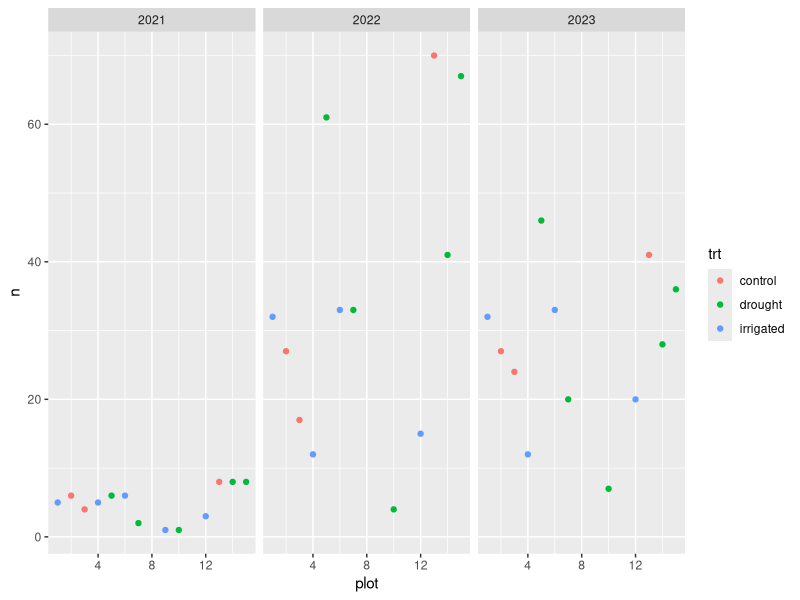
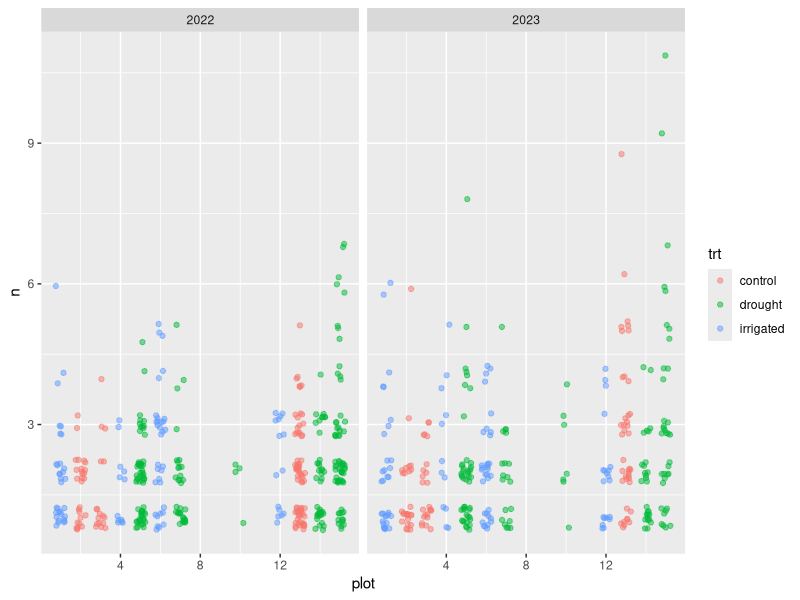
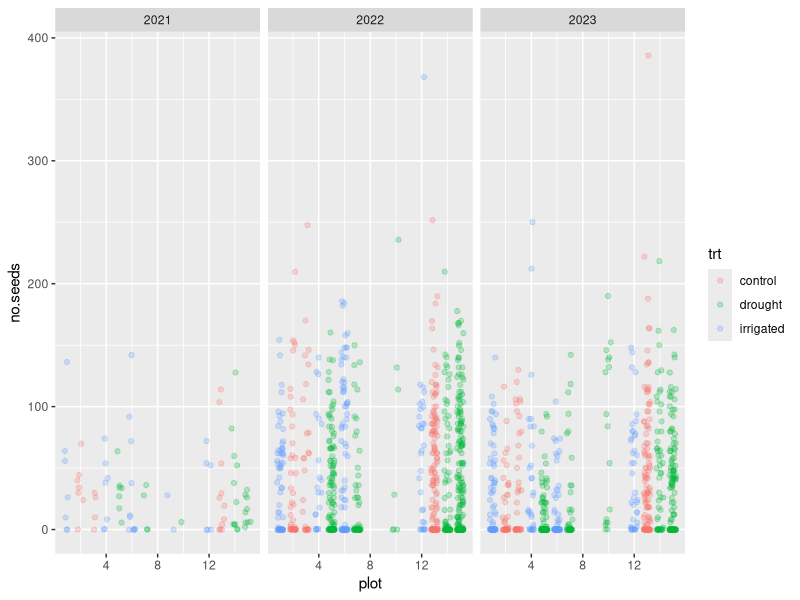
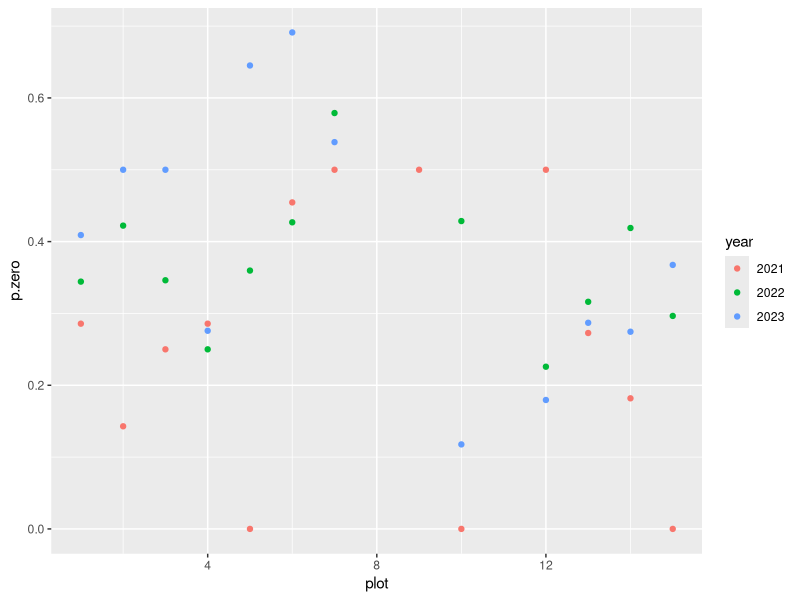
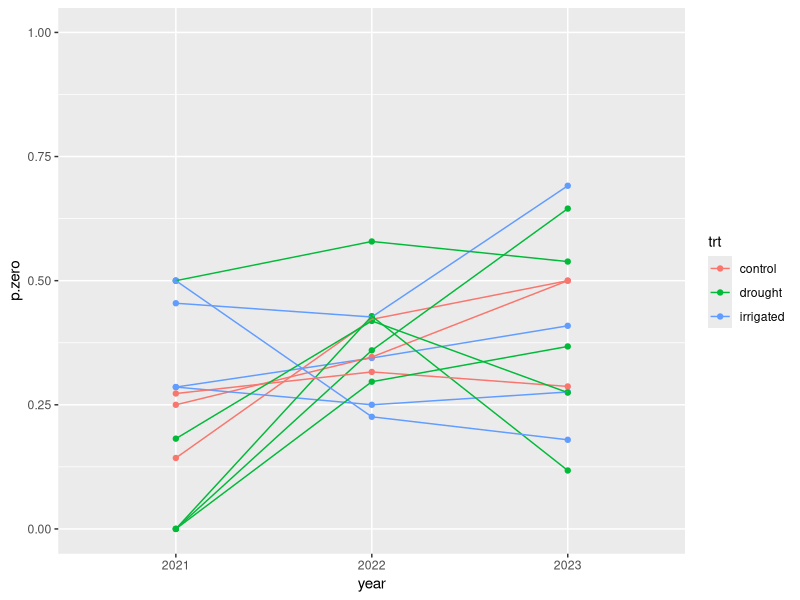
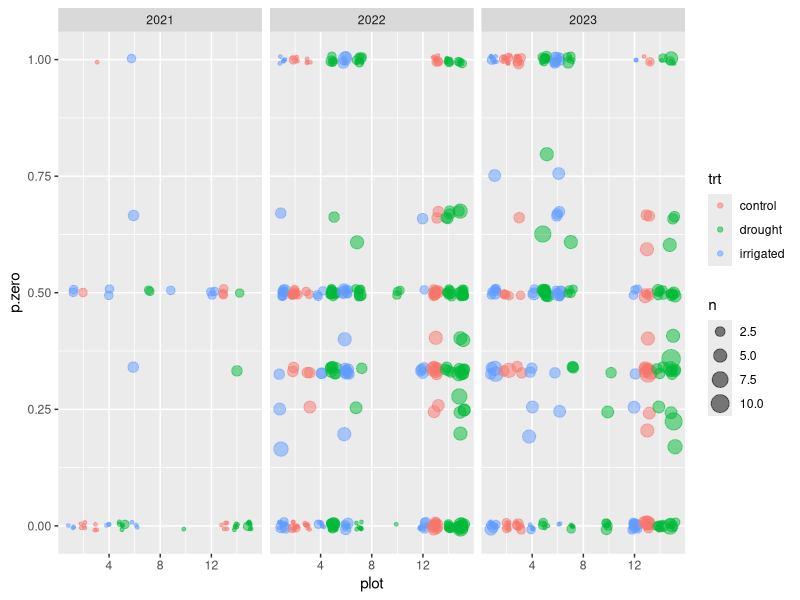
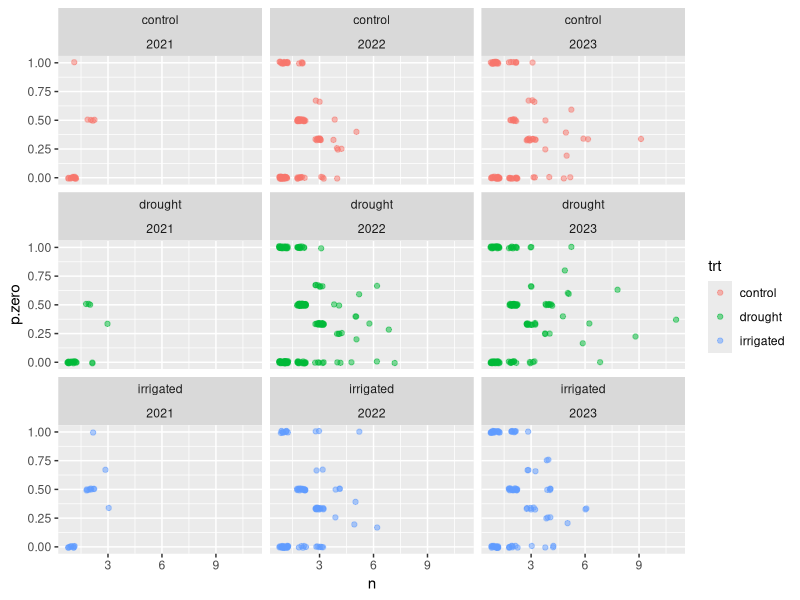
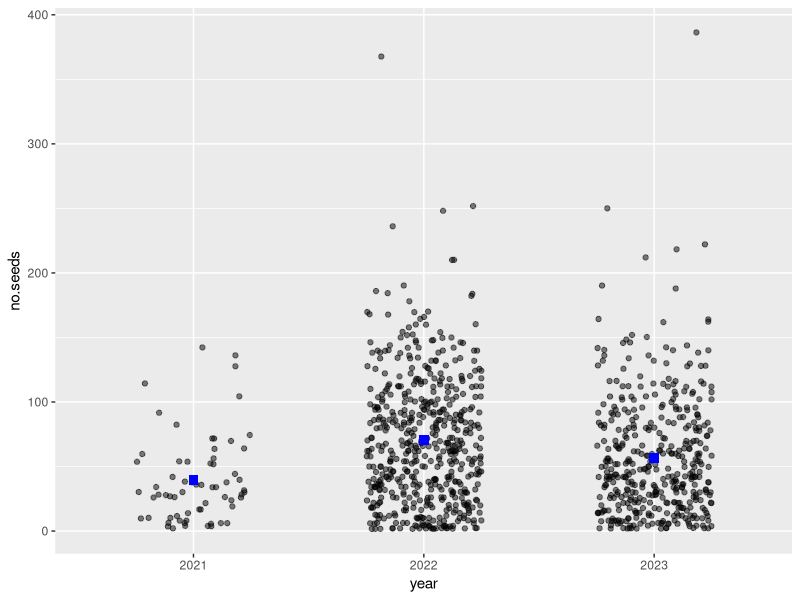

Write R code to recreate these figures, in order. (Note: this script raises an error after producing the figures.)

##### Setup

# Loading packages
library(ggplot2)
library(dplyr)
library(tidyr)
library(lme4)
library(glmmTMB)

# This message is super annoying and I hate it
options(dplyr.summarise.inform = FALSE)

# Clearing namespace
rm(list = ls())

# Load in raw data
demo.seed = read.csv('01_data_cleaning/out/demo_seed_v1.csv')

head(demo.seed)

# Load in plot info
plot.info = read.csv('00_raw_data/plot_treatments.csv')

# Load in an invlogit wrapper
ilogit = function(x) (1+exp(-x))^(-1)

##### Do cleaning as needed

### Main concern is plantids (for getting individual plants...)

demo.seed %>% 
  distinct(plantid.seed, plantid.demo) %>% 
  group_by(ids.match = plantid.seed == plantid.demo) %>%
  summarise(n = n())
# yes... matching is unbelievably poor

# Actually this is probably not a problem... I trust the demoIDs
# (demoIDs should be identical across years)

### Other thing is what to do about plants that were listed as not flowering...
demo.seed %>%
  filter(!flowering.in.demo)
# ah good - it's a small number
# okay - most of these are dead, eaten, etc. umbels
# I say ignore them

demo.seed = demo.seed %>% filter(flowering.in.demo)
nrow(demo.seed)

### Guess I should also check for NAs

apply(demo.seed, 2, function(x) sum(is.na(x)))
# This is good actually! Number of leaves and leaf length numbers are small!
# Can exclude these maybe on a case-by-case basis for now.

# While here let's also merge in treatment data
demo.seed = merge(demo.seed, plot.info)

##### Assessments

### How often to plants appear in multiple years?

demo.seed %>%
  group_by(plantid.demo) %>%
  summarise(n.years = length(unique(year))) %>%
  group_by(n.years) %>%
  summarise(nn = n())
# okay - some plants appearing multiple times
# (would be good to look at variation in these - are they iid?)

##### Some visualizations, first

### Number of plants per plot per year

demo.seed %>%
  distinct(year, plot, trt, plantid.demo) %>%
  group_by(year, plot, trt) %>%
  summarise(n = n()) %>%
  ggplot(aes(x = plot, y = n, colour = trt)) +
  geom_point() +
  facet_wrap(~ year)

# Ah right - sampling effort was low in 2021

### Number of umbels counted per plant, per plot?

# We probably only want this for 2022-2023
demo.seed %>%
  filter(year > 2021) %>%
  group_by(year = factor(year), plot, plantid.demo, trt) %>%
  summarise(n = n()) %>%
  ggplot(aes(x = plot, y = n, colour = trt)) +
  geom_point(position = position_jitter(width = 0.25, height = 0.25), alpha = 0.5) +
  facet_wrap(~ year, nrow = 1)

# Seems like we have multiple umbels for the majority of plants in here (good)

### Okay... time to look at the distribution of seed counts
# (there will be tons of zeros due to death or florivory)

demo.seed %>%
  mutate(year = factor(year)) %>%
  ggplot(aes(x = plot, y = no.seeds, colour = trt)) +
  geom_point(position = position_jitter(width = 0.25), alpha = 0.25) +
  facet_wrap(~ year)

# Hmm... perhaps not as many zeroes as expected...

# Proportion of zeroes per plot per year
zeros.per.year = demo.seed %>%
  mutate(year = factor(year)) %>%
  group_by(year, plot, trt) %>%
  summarise(p.zero = mean(!no.seeds, na.rm = TRUE)) 
# (wait... why are there NAs in the no.seeds column...?)

zeros.per.year %>%
  ggplot(aes(x = plot, y = p.zero)) +
  geom_point(aes(colour = year))

# lmao this is kind of a silly plot

zeros.per.year %>%
  ggplot(aes(x = year, y = p.zero, colour = trt)) +
  geom_point() +
  geom_line(aes(group = plot)) +
  scale_y_continuous(limits = 0:1)
# actually not seeing very much consistency in treatments
# (treatment x year does look like there's something happening though)
# there is some clear variation across years
# (and it's quite high in 2022-2023)

# *although* it's possible that the sampling in 2021 excluded plants with dead or eaten umbels...
# (phen data could answer this, perhaps?)

### Distribution of zeros within plants
# Does the number of failed umbels *on a plant* vary by treatment? Or number of umbels produced?

zeros.per.plant = demo.seed %>%
  group_by(
    year = factor(year), 
    plot, 
    trt,
    plantid = plantid.demo
  ) %>%
  summarise(p.zero = mean(!no.seeds, na.rm = TRUE), n = n()) 

head(zeros.per.plant)

zeros.per.plant %>%
  ggplot(aes(x = plot, y = p.zero)) +
  geom_point(
    aes(size = n, colour = trt),
    position = position_jitter(width = 0.25),
    alpha = 0.5
  ) +
  facet_wrap(~ year)
# hmm... not seeing a ton of variation across years I guess
# but it does look like most plants have at least one failed umbel!

zeros.per.plant %>%
  ggplot(aes(x = n, y = p.zero)) +
  geom_point(
    aes(colour = trt),
    position = position_jitter(width = 0.25),
    alpha = 0.5
  ) +
  facet_wrap(trt ~ year)
# cool... no clear pattern is visible...

### Leaf characters vs. seed count...
# idk, probably want umble count in here as a mediator
# (could run models that control for this... seeds per umbel?)

##### Try some models?

# Okay lol I suppose it's time to remove the NAs...
demo.seed %>% filter(is.na(no.seeds))
demo.seed = demo.seed %>% filter(!is.na(no.seeds))

### Okay... first I guess is probability of getting zeros (because that is
### important! will want a zero-inflated model)

p.zero.0 = glmer(
  formula = is.zero ~ (1 | plot / plantid),
  data = demo.seed %>% mutate(is.zero = !no.seeds, isnt.zero = no.seeds > 0, plantid = plantid.demo),
  family = 'binomial'
)
# singularity... rats
# standard deviation of zero for plant within plot are all zero
# mis-specification somehow but I'm not sure how?
# (oh and the plot-level random effects sure do seem to show a treatment effect so far!)

p.zero.0 = glmer(
  formula = cbind(is.zero, isnt.zero) ~ (1 | plot),
  data = demo.seed %>% 
    group_by(plantid.demo, plot, year) %>%
    summarise(is.zero = sum(!no.seeds), isnt.zero = sum(no.seeds > 0)),
  family = 'binomial'
)

p.zero.0
ranef(p.zero.0)
# cool
# (but there should be a random effect of plantid due to repeated sampling...
# grrr...)
# (trying the above with a random effect of plantid though gives us the
# singularity again though lmao)

p.zero.y = glmer(
  formula = cbind(is.zero, isnt.zero) ~ year + (1 | plot),
  data = demo.seed %>% 
    group_by(plantid.demo, plot, year = factor(year)) %>%
    summarise(is.zero = sum(!no.seeds), isnt.zero = sum(no.seeds > 0)),
  family = 'binomial'
)

p.zero.y
summary(p.zero.y)
# (I forget if z-values are appropriate here for significance testing though lmao)

AIC(p.zero.y, p.zero.0)
# yes - year effects model is better!

# Okay let's get spicier and add in treatment effects!

p.zero.y.t = glmer(
  formula = cbind(is.zero, isnt.zero) ~ year + trt + (1 | plot),
  data = demo.seed %>% 
    group_by(plantid.demo, plot, year = factor(year), trt) %>%
    summarise(is.zero = sum(!no.seeds), isnt.zero = sum(no.seeds > 0)),
  family = 'binomial'
)

summary(p.zero.y.t)
# wow... no treatment effect?

AIC(p.zero.y.t, p.zero.y)
# stick with the year model!

# but is there a year x trt effect? hopefully not... check just in case

p.zero.yt = glmer(
  formula = cbind(is.zero, isnt.zero) ~ year*trt + (1 | plot),
  data = demo.seed %>% 
    group_by(plantid.demo, plot, year = factor(year), trt) %>%
    summarise(is.zero = sum(!no.seeds), isnt.zero = sum(no.seeds > 0)),
  family = 'binomial'
) # convergence issues...

summary(p.zero.yt) # definitely getting increased s.e. of coefs
AIC(p.zero.yt, p.zero.y.t)
# 

### Okay... let's see if the non-zero plants are Poisson?

non.zeros = demo.seed %>% 
  filter(no.seeds > 0) %>%
  mutate(year = factor(year))

nrow(non.zeros)

nz.seedcount.0 = glmer(
  formula = no.seeds ~ (1 | plot / plantid.demo),
  data = non.zeros,
  family = 'poisson'
)

nz.seedcount.0 # considerable within-plant variance!
# definitely looks like overdispersion though... ugh

nz.seedcount.0 = glmer.nb(
  formula = no.seeds ~ (1 | plot / plantid.demo),
  data = non.zeros
)
# ahhhhhh fuck
summary(nz.seedcount.0)
# the within-plant variance is suddenly super small...
# come on man! shit.

nz.seedcount.0 = glmer.nb(
  formula = no.seeds ~ (1 | plot),
  data = non.zeros
)
# no convergence issues here though
summary(nz.seedcount.0)
# hmm...
ranef(nz.seedcount.0)

nz.seedcount.y = glmer.nb(
  formula = no.seeds ~ year + (1 | plot),
  data = non.zeros
)

# cool
summary(nz.seedcount.y)
# cool cool
ranef(nz.seedcount.y)
# treatment effects look less certain here...

AIC(nz.seedcount.y, nz.seedcount.0)
# yep - year effects are definitely needed here

non.zeros = non.zeros %>%
  mutate(pred.y = exp(predict(nz.seedcount.y, newdata = ., re.form = NA)))

# Visualizing this model (for now - absent treatment effects!)
non.zeros %>%
  ggplot(aes(x = year)) +
  geom_point(aes(y = no.seeds), position = position_jitter(width = 0.25), alpha = 0.5) +
  geom_point(aes(y = pred.y), shape = 'square', size = 3, colour = 'blue')
# cool

non.zeros %>%
  ggplot(aes(x = year)) +
  geom_point(aes(y = no.seeds, colour = trt), position = position_jitter(width = 0.25), alpha = 0.5) +
  geom_point(aes(y = pred.y), shape = 'square', size = 3, colour = 'blue')
# treatment effects not super obvious here... but this is due to plot construction

# Model with treatment effect
nz.seedcount.y.t = glmer.nb(
  formula = no.seeds ~ year + trt + (1 | plot),
  data = non.zeros
)

summary(nz.seedcount.y.t)
# also no strong treatment effects here...
ranef(nz.seedcount.y.t)

# Add model predictions
non.zeros = non.zeros %>%
  mutate(pred.y.t = exp(predict(nz.seedcount.y.t, newdata = ., re.form = NA)))

head(non.zeros)

AIC(nz.seedcount.y.t, nz.seedcount.y)
# no effect of treatment here either!

# What about a model with interaction of year and treatment? just to make sure...

nz.seedcount.yt = glmer.nb(
  formula = no.seeds ~ year * trt + (1 | plot),
  data = non.zeros
)

AIC(nz.seedcount.yt, nz.seedcount.y.t, nz.seedcount.y)
# so again, only year effects!

### Try a zero-inflated model now.
# (should also try a hurdle... could see either being better though...)

# Let's just add factors to the dataset
demo.seed = demo.seed %>% mutate(year = factor(year))

# (Hopefully my glmmTMB version is cool? hmm...)

seedcount.0.zip = glmmTMB(
  formula = no.seeds ~ (1 | plot / plantid.demo),
  family = 'nbinom2',
  ziformula = ~ 1,
  data = demo.seed
) # so fast!

seedcount.0.zip

seedcount.y.zip = glmmTMB(
  formula = no.seeds ~ year + (1 | plot / plantid.demo),
  family = 'nbinom2',
  ziformula = ~ 1,
  data = demo.seed
)

AIC(seedcount.y.zip, seedcount.0.zip)
# seems like year is good for seed counts
# also check to see if year should be put into the zero-inflation...

seedcount.0.zip.0 = glmmTMB(
  formula = no.seeds ~ (1 | plot / plantid.demo),
  family = 'nbinom2',
  ziformula = ~ .,
  data = demo.seed
)

seedcount.y.zip.y = glmmTMB(
  formula = no.seeds ~ year + (1 | plot / plantid.demo),
  family = 'nbinom2',
  ziformula = ~ .,
  data = demo.seed
)

AIC(seedcount.y.zip.y, seedcount.y.zip, seedcount.0.zip.0)
# Good to include random effect structure in both portions
# (let's just plan on doing this throughout)

seedcount.y.t.zip.y.t = glmmTMB(
  formula = no.seeds ~ year + trt + (1 | plot / plantid.demo),
  family = 'nbinom2',
  ziformula = ~ .,
  data = demo.seed
)

AIC(seedcount.y.t.zip.y.t, seedcount.y.zip.y) # no improvement!

# If removing trt from the seed count, but keeping it in zero-inflation...

seedcount.y.zip.y.t = glmmTMB(
  formula = no.seeds ~ year + (1 | plot / plantid.demo),
  family = 'nbinom2',
  ziformula = ~ year + trt + (1 | plot / plantid.demo),
  data = demo.seed
)

AIC(seedcount.y.t.zip.y.t, seedcount.y.zip.y, seedcount.y.zip.y.t)
# hmm... seems slightly better!

seedcount.y.t.zip.y = glmmTMB(
  formula = no.seeds ~ year + trt + (1 | plot / plantid.demo),
  family = 'nbinom2',
  ziformula = ~ year + (1 | plot / plantid.demo),
  data = demo.seed
)
# what will happen...
AIC(seedcount.y.t.zip.y.t, seedcount.y.zip.y, 
    seedcount.y.zip.y.t, seedcount.y.t.zip.y)
# cool - keep treatment in the zero-inflation!

# Okay... try some interactions now
seedcount.y.zip.yt = glmmTMB(
  formula = no.seeds ~ year + (1 | plot / plantid.demo),
  family = 'nbinom2',
  ziformula = ~ year * trt + (1 | plot / plantid.demo),
  data = demo.seed
)

AIC(seedcount.y.zip.y, seedcount.y.zip.yt)
# no treatment effects anywhere!

# interactions?
seedcount.yt.zip.yt = glmmTMB(
  formula = no.seeds ~ year * trt + (1 | plot / plantid.demo),
  family = 'nbinom2',
  ziformula = ~ year * trt + (1 | plot / plantid.demo),
  data = demo.seed
)

AIC(seedcount.y.zip.y, seedcount.y.zip.yt, seedcount.yt.zip.yt)
# leave treatment out of seed set altogether

# Also do a check of hurdle model
seedcount.y.hdl.y = glmmTMB(
  formula = no.seeds ~ year + (1 | plot / plantid.demo),
  family = 'truncated_nbinom2',
  ziformula = ~ .,
  data = demo.seed
)

AIC(seedcount.y.hdl.y, seedcount.y.zip.y) # about the same... let's go with the hurdlews

# Look at random effects of the best model!
ranef(seedcount.y.zip.y)
# man these are tiny effects of individual for zero-inflation

### Evaluate model predictions

demo.seed = demo.seed %>%
  mutate(pred.y_y = exp(predict(seedcount.y.zip.y, newdata = ., re.form = NA)))

# To assess: seed counts ~ year, different lines for each treatment?

demo.seed %>%
  ggplot(aes(x = year)) +
  geom_point(
    aes(y = no.seeds, colour = trt),
    position = position_jitter(width = 0.25),
    alpha = 1/3
  ) +
  geom_point(aes(y = pred.y_y), shape = 0, size = 4) +
  geom_line(aes(y = pred.y_y, group = trt)) +
  labs(y = 'seeds/umbel') +
  facet_wrap(~ trt)
# interesting!

ggsave('02_data_exploration/figs/seeds_per_umbel.png', width = 8, height = 5)
